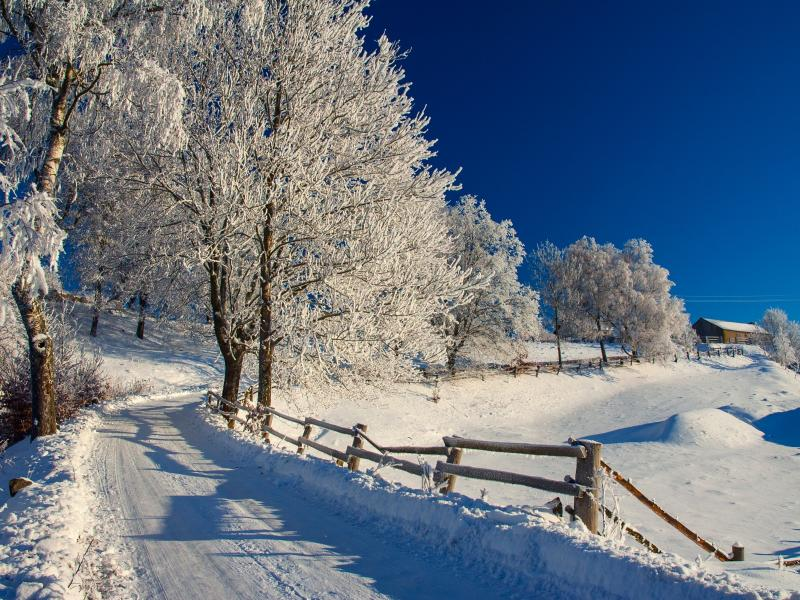
#> input picture lab5/obraz.jpg, 800 x 600 px; the run also reads 2 pictures not shown here
$ python main.py
#> lines starting #> are read from the running program, lines starting #| are printed output that depends on the picture; after the words box and inside, x2 and y2 are one past the last pixel; in counts of white or black regions, pixels touching at a corner belong together; long printed decimals are rounded
from PIL import Image
import numpy as np
from PIL import ImageChops
from PIL import ImageStat as stat
import matplotlib.pyplot as plt
from random import randint

diff1 = Image.open('diff.png')

def statystyki(im):
    s = stat.Stat(im)
    print("extrema ", s.extrema)
#| extrema  [(0, 18), (0, 12), (0, 22)]
    print("count ", s.count)
#| count  [480000, 480000, 480000]
    print("mean ", s.mean)
#| mean  [1.219, 0.9391, 1.520]
    print("median ", s.median)
#| median  [1, 1, 1]
    print("stddev ", s.stddev)
#| stddev  [1.220, 1.002, 1.610]

statystyki(diff1)

hist = diff1.histogram()
#> hist = 768 values, max 197021 at index 1, min 0 at index 15, mean 1875
p = 0
print(hist[p])
#| 140163
print(hist[256 + p])
#| 184145
print(hist[2*256 + p])
#| 132637

def rysuj_histogram_RGB(obraz):
    hist = obraz.histogram()
    plt.title("histogram  ")
    plt.bar(range(256), hist[:256], color='r', alpha=0.5)
    plt.bar(range(256), hist[256:2 * 256], color='g', alpha=0.4)
    plt.bar(range(256), hist[2 * 256:], color='b', alpha=0.3)
    plt.savefig("histogram1.png")
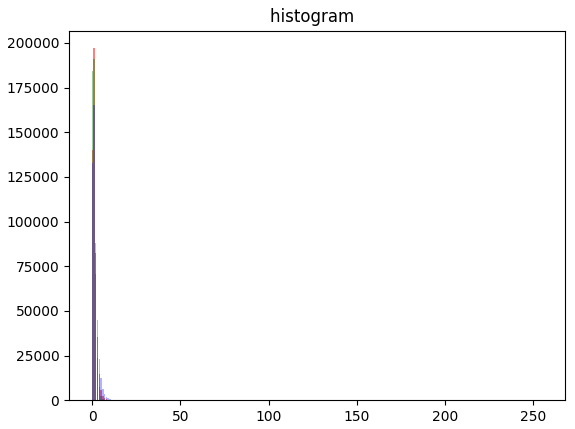
#> figure drawn by matplotlib, 1 panel; tallest bar 197021 high, from x = 0.6 to 1.4; tallest bar 190699 high, from x = 0.6 to 1.4; tallest bar 165240 high, from x = 0.6 to 1.4

rysuj_histogram_RGB(diff1)


def zlicz_roznice_srednia_RGB(obraz, wsp):
#> called with wsp = 5
    t_obraz = np.asarray(obraz)
    h, w, d = t_obraz.shape
#> h = 600; w = 800; d = 3
    zlicz = 0
    for i in range(h):
        for j in range(w):
                if np.mean(t_obraz[i, j, :]) > wsp:
                    zlicz = zlicz + 1
#> after the loop, zlicz = 2246
    procent = zlicz/(h*w)
#> procent = 0.00468
    return zlicz, procent


print("Pierwsza roznica: ",zlicz_roznice_srednia_RGB(diff1, 5))
#| Pierwsza roznica:  (2246, 0.004679)
print("Druga roznica: ",zlicz_roznice_srednia_RGB(diff1, 25))
#| Druga roznica:  (0, 0.0)
print("Trzecia roznica: ",zlicz_roznice_srednia_RGB(diff1, 50))
#| Trzecia roznica:  (0, 0.0)


def zlicz_roznice_suma_RGB(obraz, wsp):  # wsp - współczynnik określający dokładność oceny
#> called with wsp = 5
    t_obraz = np.asarray(obraz)
    h, w, d = t_obraz.shape
#> h = 600; w = 800; d = 3
    zlicz = 0
    for i in range(h):
        for j in range(w):
            if sum(t_obraz[i, j, :]) > wsp:  # poniżej równoważne sformułowania tego warunku
                # if (t_obraz[i, j, 0] + t_obraz[i, j, 1] + t_obraz[i, j, 2]) > wsp:
                # if t_obraz[i, j, 0] > wsp or  t_obraz[i, j, 1] > wsp or t_obraz[i, j, 2] > wsp:
                zlicz = zlicz + 1
#> after the loop, zlicz = 95939
    procent = zlicz / (h * w)
#> procent = 0.2
    return zlicz, procent

print("Pierwsza suma: ", zlicz_roznice_suma_RGB(diff1, 5))
#| Pierwsza suma:  (95939, 0.1999)
print("Druga suma: ", zlicz_roznice_srednia_RGB(diff1, 25))
#| Druga suma:  (0, 0.0)
print("Trzecia suma: ", zlicz_roznice_srednia_RGB(diff1, 50))
#| Trzecia suma:  (0, 0.0)

obraz1 = Image.open("obraz.jpg")
#> obraz1 is the input picture: PIL image 800x600 RGB; mean R, G, B 104.2, 116.2, 130.1
obraz1.save("obraz1.jpg")
obraz2 = Image.open("obraz1.jpg")
obraz2.save("obraz2.jpg")
obraz3 = Image.open("obraz2.jpg")
obraz3.save("obraz3.jpg")
obraz4 = Image.open("obraz3.jpg")
obraz4.save("obraz4.jpg")
obraz5 = Image.open("obraz4.jpg")
obraz5.save("obraz5.jpg")


def ukryj_kod(obraz, im_kod):
    t_obraz = np.asarray(obraz)
    t_kodowany = t_obraz.copy()
    h, w, d = t_obraz.shape
    t_kod = np.asarray(im_kod)
    for i in range(h):
        for j in range(w):
            if t_kod[i, j] > 0:
                k = randint(0,2)
                t_kodowany[i, j, k] = t_obraz[i, j, k] + 1
    return Image.fromarray(t_kodowany)


def odkoduj(obraz1, obraz2):
    t_obraz1 = np.asarray(obraz1)
    t_obraz2 = np.asarray(obraz2)
    h, w, d = t_obraz1.shape
    result = np.zeros((h, w, d), dtype=np.uint8)

    for i in range(h):
        for j in range(w):
            if np.array_equal(t_obraz1[i, j, :], t_obraz2[i, j, :]):
                result[i, j, :] = 255  # biały piksel dla identycznych wartości
            else:
                result[i, j, :] = 0  # czarny piksel dla różnych wartości
    return Image.fromarray(result)


# Przykład użycia
obraz1 = Image.open("jesien.jpg")
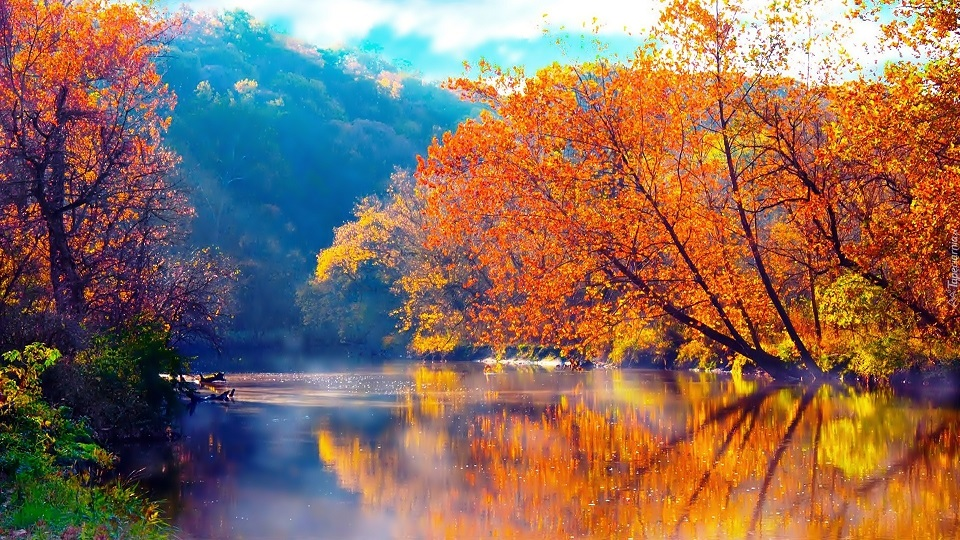
#> input picture lab5/jesien.jpg, 960 x 540 px
#> obraz1 is the input picture: PIL image 960x540 RGB; mean R, G, B 138.7, 107.2, 90.9
obraz2 = Image.open("zakodowany2.bmp")
kod1 = odkoduj(obraz1, obraz2)
#> after the loop in odkoduj, `for i in range(h):`:
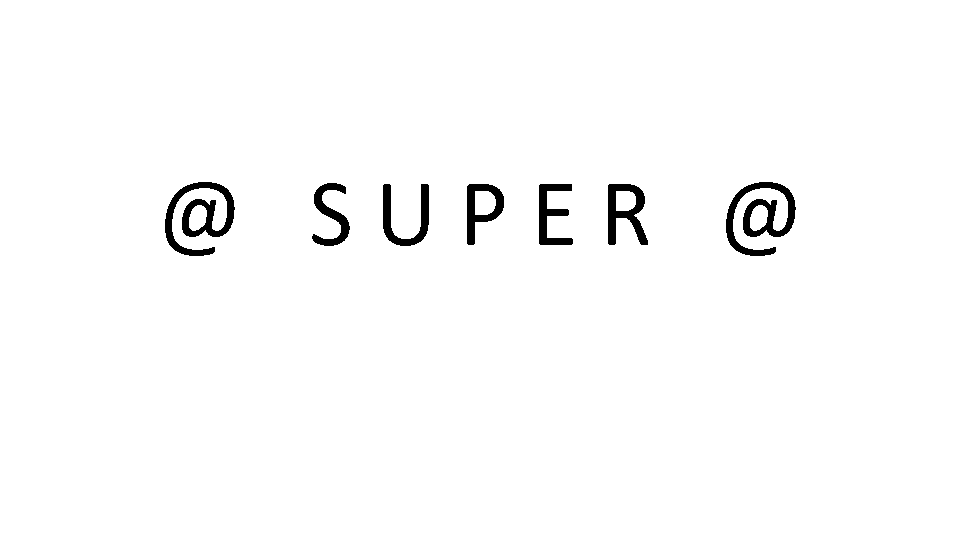
#> result: shape (540, 960, 3); 98.2% white; 7 black regions, largest, box (x1, y1, x2, y2) and area: (165, 182, 235, 256) 1990, (726, 182, 796, 256) 1990, (608, 184, 648, 245) 1210
kod1.save("kod2.bmp")
